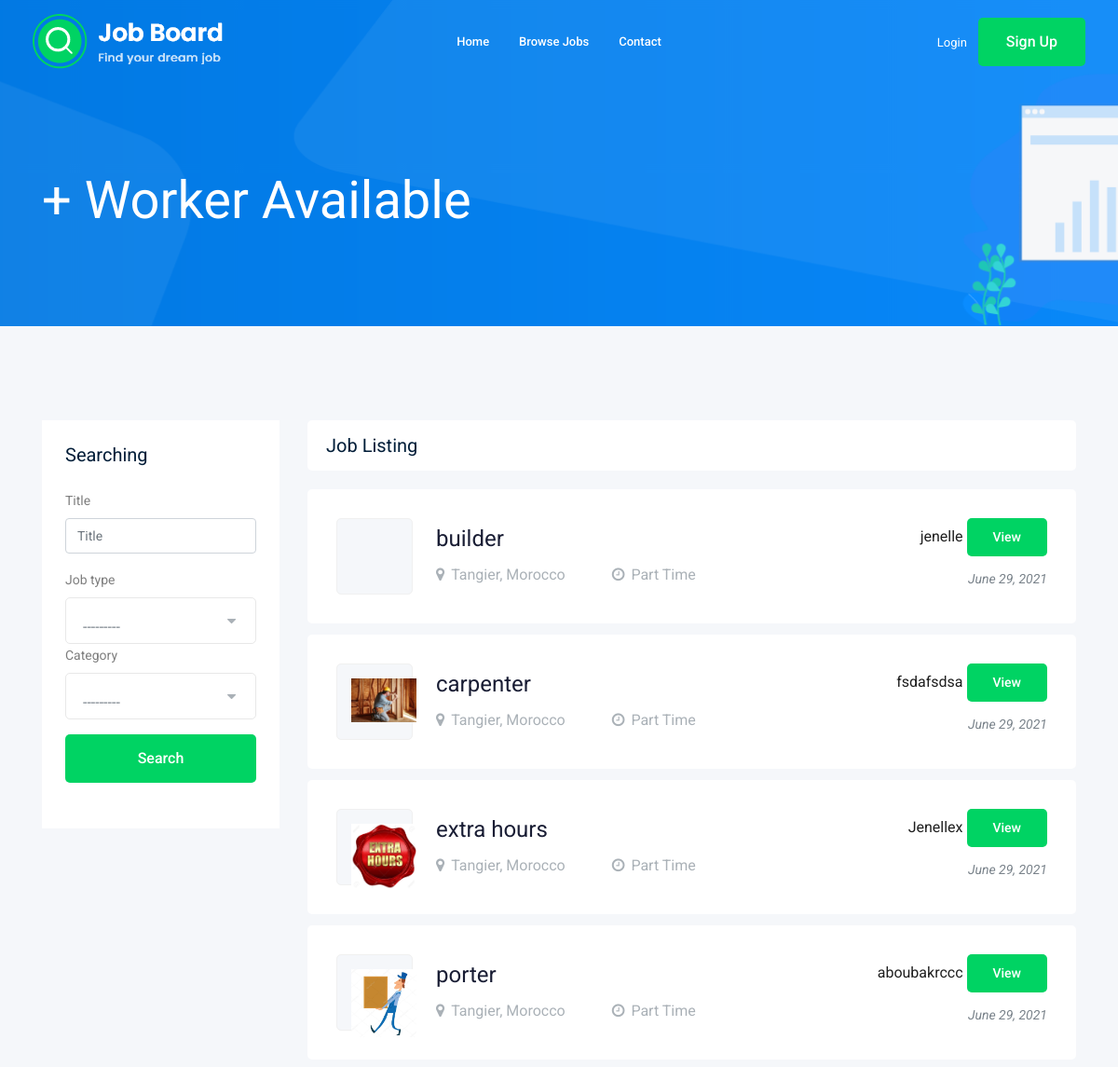
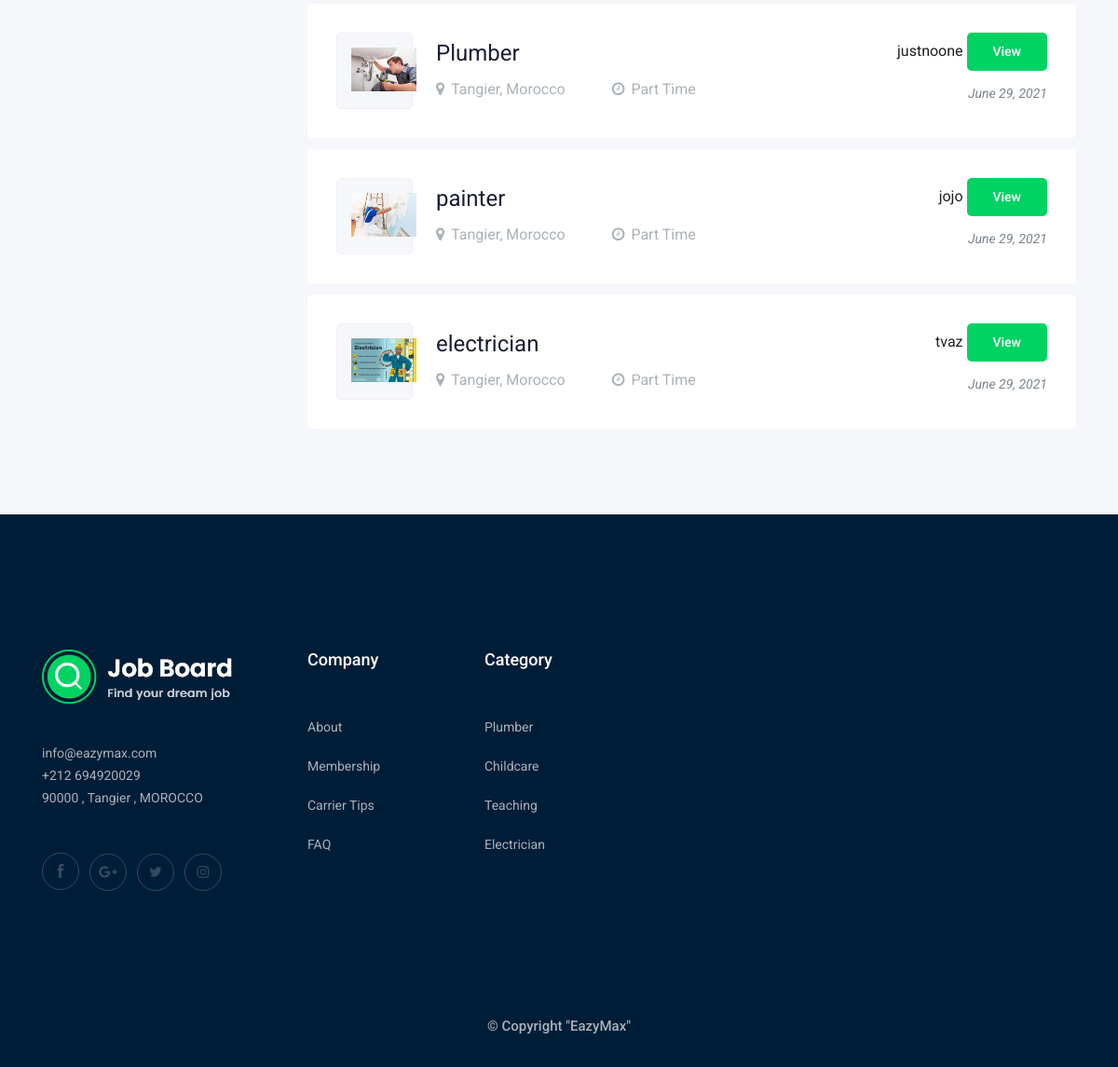
Screenshot of /jobs/ with the database file from the repository (2 pictures, top to bottom).
### jobs/models.py (models this page shows, shortened)
class Job(models.Model):
    JOB_TYPE = (
        ('Full Time','Full Time'),
        ('Part Time','Part Time')
    )
    title = models.CharField(max_length=250)
    poster = models.ForeignKey(User,related_name='job_poster',on_delete=models.CASCADE)
    description = models.TextField(default="What ill do : \nExperience : \nPrice : ",max_length=2000,blank=True,null=True)
    job_type = models.CharField(max_length=100,choices=JOB_TYPE,null=True,blank=True)
    date_posted = models.DateTimeField(auto_now_add=True)
    featured = models.BooleanField(default=False)
    image = models.ImageField(upload_to=image_upload,default="jobs/default.jpg")
    category = models.ForeignKey(Category,on_delete=models.CASCADE)
    slug = models.SlugField(null=True,blank=True)
    class Meta:
        ordering = ('-date_posted',)

### jobs/views.py (the view)
# urls.py: path('',job_list,name="job_list"),
def job_list(request):
    jobs = Job.objects.all()
    filter = JobFilter(request.GET,queryset=jobs)
    jobs = filter.qs
    paginator = Paginator(jobs,9)
    page_number = request.GET.get('page')
    page_obj = paginator.get_page(page_number)
    context = {
        'jobs' : page_obj,
        'filter' : filter
    }
    return render(request,'jobs/job_list.html',context)

### jobs/models.py (called while the page is built)
    def __str__(self):
        return self.name

### jobs/templates/jobs/job_list.html (shortened to what this page needs)
{% extends 'base.html' %}
{% load bootstrap4 %}
{% block content %}
    <div class="bradcam_area bradcam_bg_1">
        <div class="container">
            <div class="row">
                <div class="col-xl-12">
                    <div class="bradcam_text">
                        <h3>{{jobs.count}}+ Worker Available</h3>
                    </div>
                </div>
            </div>
        </div>
    </div>
    <div class="job_listing_area plus_padding">
        <div class="container">
            <div class="row">
                <div class="col-lg-3">
                    <div class="job_filter white-bg">
                        <div class="form_inner white-bg">
                            <h3>Searching</h3>
                            <form method="GET">
                                {% bootstrap_form filter.form %}
                                <button  class="boxed-btn3 w-100 mt-3" type="submit">Search</button>
                            </form>
                        </div>
                        <br>
                    </div>
                </div>
                <div class="col-lg-9">
                    <div class="recent_joblist_wrap">
                        <div class="recent_joblist white-bg ">
                            <div class="row align-items-center">
                                <div class="col-md-6">
                                    <h4>Job Listing</h4>
                                </div>
                            </div>
                        </div>
                    </div>
                    <div class="job_lists m-0">
                        <div class="row">
                            {% for job in jobs %}
                                <div class="col-lg-12 col-md-12">
                                    <div class="single_jobs white-bg d-flex justify-content-between">
                                        <div class="jobs_left d-flex align-items-center">
                                            <div class="thumb">
                                                <img style="width: 70px;" src="{{job.image.url}}"alt="">
                                            </div>
                                            <div class="jobs_conetent">
                                                <a href="{% url 'jobs:job_detail' job.slug %}"><h4>{{job.title}}</h4></a>
                                                <div class="links_locat d-flex align-items-center">
                                                    <div class="location">
                                                        <p> <i class="fa fa-map-marker"></i>Tangier, Morocco</p>
                                                    </div>
                                                    <div class="location">
                                                        <p> <i class="fa fa-clock-o"></i>{{job.job_type}}</p>
                                                    </div>
                                                </div>
                                            </div>
                                        </div>
                                        <div class="jobs_right">
                                            <div class="apply_now">
                                                <a href="{% url 'accounts:profile' job.poster.id %}">{{job.poster}}</i> </a>
                                                <a href="{% url 'jobs:job_detail' job.slug %}" class="boxed-btn3">View</a>
                                            </div>
                                            <div class="date">
                                                <p>{{job.date_posted|date:"F d, Y"}}</p>
                                            </div>
                                        </div>
                                    </div>
                                </div>
                            {% endfor %}
                        </div>
                    </div>
                </div>
            </div>
        </div>
    </div>
{% endblock %}

### rows the page displays
Job: title "builder", job_type "Part Time", poster "jenelle", date_posted "June 29, 2021"
Job: image (picture), title "carpenter", job_type "Part Time", poster "fsdafsdsa", date_posted "June 29, 2021"
Job: image (picture), title "extra hours", job_type "Part Time", poster "Jenellex", date_posted "June 29, 2021"
Job: image (picture), title "porter", job_type "Part Time", poster "aboubakrccc", date_posted "June 29, 2021"
Job: image (picture), title "Plumber", job_type "Part Time", poster "justnoone", date_posted "June 29, 2021"
Job: image (picture), title "painter", job_type "Part Time", poster "jojo", date_posted "June 29, 2021"
Job: image (picture), title "electrician", job_type "Part Time", poster "tvaz", date_posted "June 29, 2021"
